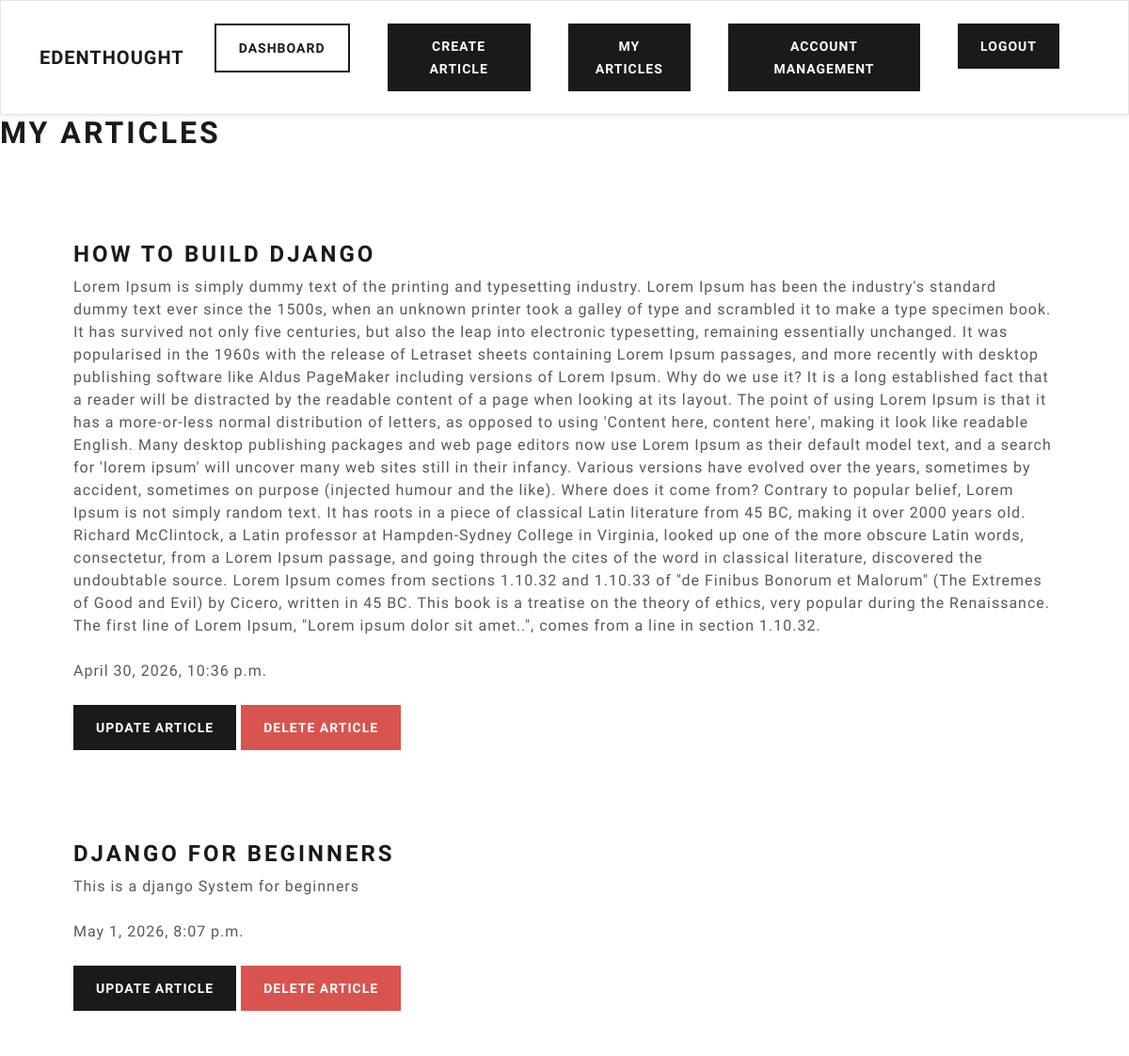
/writer/my-articles/ (signed in), run on an earlier commit of the app's database.
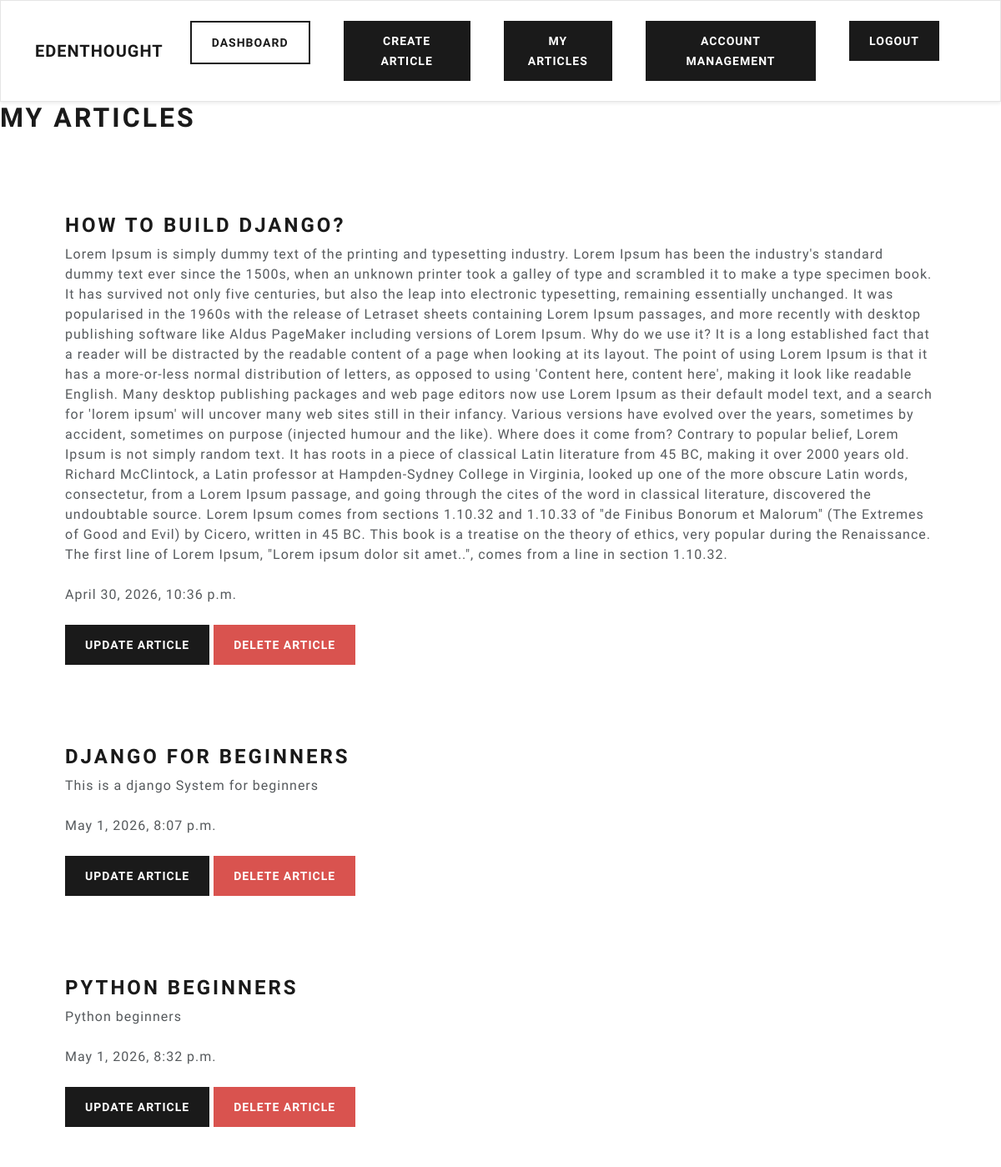
And on a later commit of the database.
### writer/models.py (models this page shows, shortened)
class Article(models.Model):
    title = models.CharField(max_length=200)
    content = models.TextField(max_length=10000)
    date_posted = models.DateTimeField(auto_now_add=True)
    is_premium = models.BooleanField(default=False, verbose_name="Premium Article")
    user = models.ForeignKey(CustomUser, max_length=10 ,  on_delete=models.CASCADE, null=True)

### writer/views.py (the view)
# urls.py: path('my-articles/', views.my_articles, name='my-articles'),
@login_required(login_url='my-login')
def my_articles(request):
    current_user = request.user.id
    article = Article.objects.all().filter(user=current_user)
    context = {'AllArticles': article}
    return render(request, 'writer/my-articles.html', context)

### writer/templates/writer/my-articles.html
{% extends 'writer/navbar.html' %}
{% block content %}
    <h1 class="text-3xl font-bold mb-4">My Articles</h1>
    <br>
    {% for article in AllArticles %}
        <div class="container bg-white shadow-md p-5 form-layout">
            <h3>{{ article.title }}</h3>
            {{ article.content }}
            <br> <br>
            {{ article.date_posted }}
            <br> <br>
            <a href="{% url 'update-article' article.id %}" class="btn btn-primary">Update Article</a>
            <a href="{% url 'delete-article' article.id %}" class="btn btn-danger">Delete Article</a>
        </div>
    {% endfor %}
{% endblock %}

What changed in the data, as far as the page shows it:
changed Article: title "HOW TO BUILD DJANGO" → "HOW TO BUILD DJANGO?"
added Article: title "PYTHON BEGINNERS", content "Python beginners", date_posted "May 1, 2026, 8:32 p.m."
